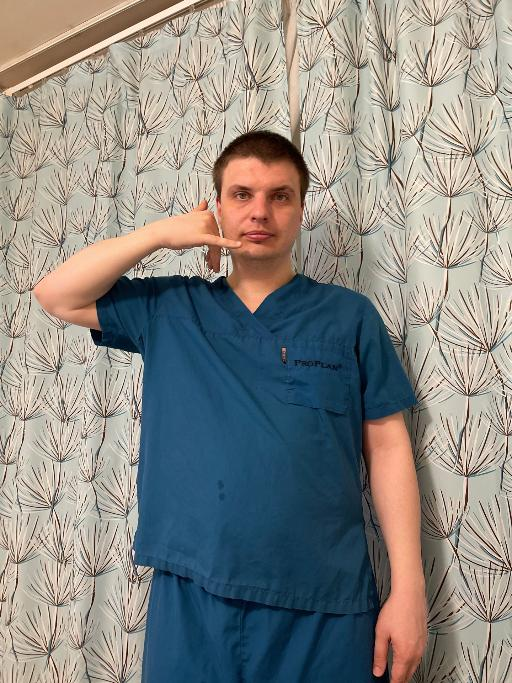
#> input picture dataset/call/0eae11fb-20b3-4469-ae30-773cec087cc4.jpg, 512 x 683 px; its folder holds only this picture in this run
$ jupyter execute preprocessing.ipynb
#> lines starting #> are read from the running program, lines starting #| are printed output that depends on the picture
## Data Preprocessing

#### GrayScaling and Resizing

[cell 1]
import pandas as pd
import math
from PIL import Image
import os
import shutil
import matplotlib.pyplot as plt
import numpy as np

[cell 2]
source_dir = 'dataset'
target_dir = 'processed_dataset'
os.makedirs(target_dir, exist_ok=True)


new_size = (512, 512)


for subdir in os.listdir(source_dir):
    source_subdir = os.path.join(source_dir, subdir)

    if os.path.isdir(source_subdir):
        target_subdir = os.path.join(target_dir, subdir)
        os.makedirs(target_subdir, exist_ok=True)

        for file_name in os.listdir(source_subdir):
            if file_name.endswith('.jpg'):

                img_path = os.path.join(source_subdir, file_name)
                img = Image.open(img_path)
#> img is the input picture: PIL image 512x683 RGB; mean R, G, B 138.2, 137, 132.5

                resized_img = img.resize(new_size)
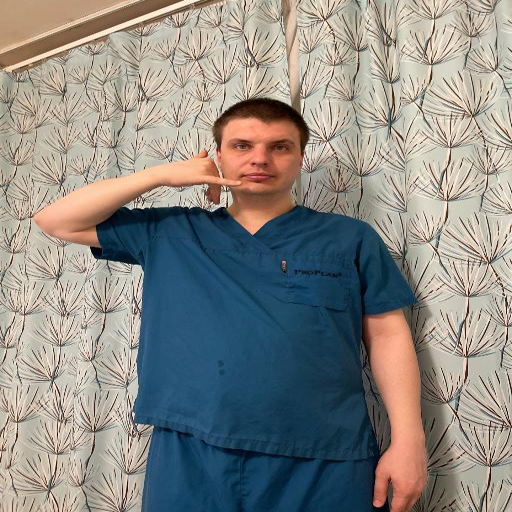
#> resized_img: PIL image 512x512 RGB; mean R, G, B 138.1, 137, 132.5
                gray_img = resized_img.convert('L')
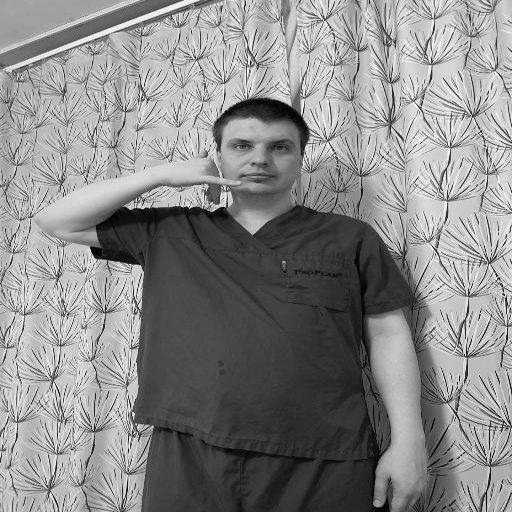
#> gray_img: PIL image 512x512 L; min 0, max 254, mean 136.8

                gray_img_path = os.path.join(target_subdir, file_name)
                gray_img.save(gray_img_path)
#> pass 2 of the loop `for subdir in os.listdir(source_dir):`:
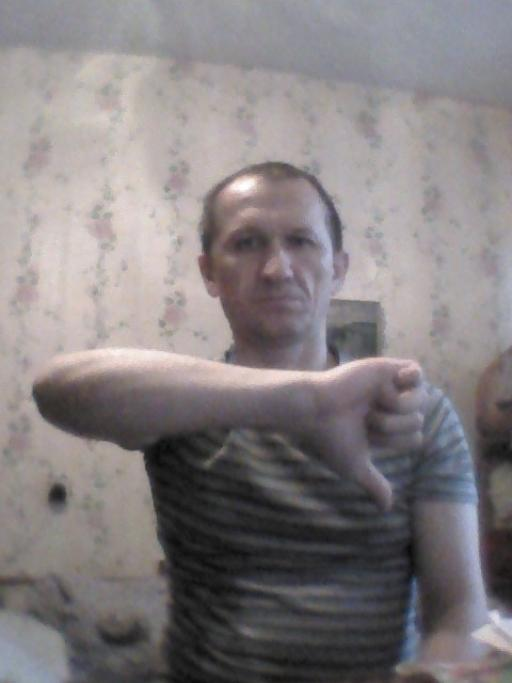
#> input picture dataset/dislike/78eb3129-f55b-4843-a43e-b5c93e8bd8b6.jpg, 512 x 683 px
#> img is the input picture: PIL image 512x683 RGB; mean R, G, B 132.4, 126.8, 128.6
#> `resized_img = img.resize(new_size)`:
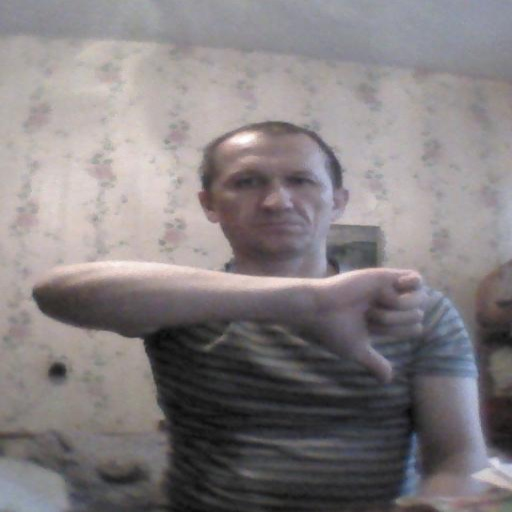
#> resized_img: PIL image 512x512 RGB; mean R, G, B 132.4, 126.8, 128.6

[cell 3]
processed_dir = 'processed_dataset'


for subdir in os.listdir(processed_dir):
    subdir_path = os.path.join(processed_dir, subdir)
    if os.path.isdir(subdir_path):

        first_image_name = next((f for f in os.listdir(subdir_path) if f.endswith('.jpg')), None)
        if first_image_name:
            img_path = os.path.join(subdir_path, first_image_name)
            img = Image.open(img_path)


            plt.imshow(img, cmap='gray')
            plt.title(subdir)
            plt.show()


            img_array = np.array(img)
            print(f"Image array for {subdir}: \n{img_array}\n")
            print(f"Shape of the image array: {img_array.shape}\n")
#> pass 2 of the loop `for subdir in os.listdir(processed_dir):`:
